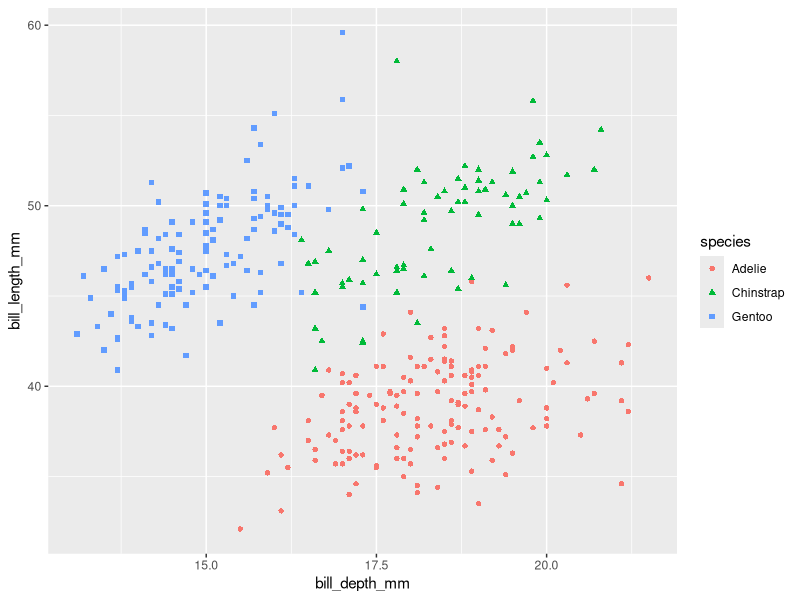
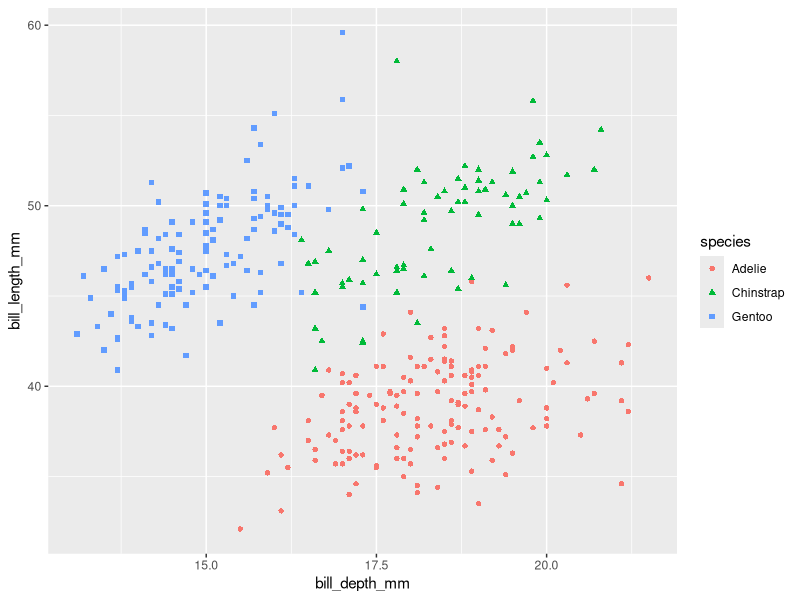

Recreate these plots in R, in order.
## ---- chunk 1
#| echo: false
library(palmerpenguins)
## ---- chunk 2
library(palmerpenguins)

head(penguins)
## ---- chunk 3
#| echo: false

tail(penguins)
## ---- chunk 4
#| label: fig-penguinBills

#| label: fig-penguinBills

library(ggplot2)
ggplot(data = penguins,
       mapping = aes(x = bill_depth_mm,
                     y = bill_length_mm,
                     colour = species,
                     shape = species)) +
         geom_point()
## ---- chunk 5
#| label: fig-penguinBillsNoWarning
#| warning: false

#| label: fig-penguinBillsNoWarning
#| warning: false
library(ggplot2)
ggplot(data = penguins,
       mapping = aes(x = bill_depth_mm,
                     y = bill_length_mm,
                     colour = species,
                     shape = species)) +
         geom_point()
## ---- chunk 6
round(mean(na.omit(penguins$bill_length_mm)),2)
# The mean bill length of penguins in the dataset is 43.92mm.
